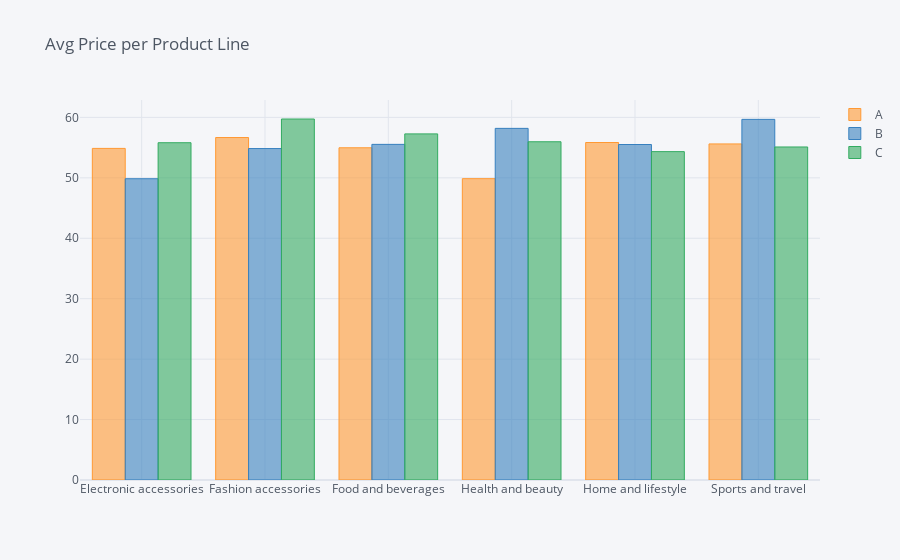

The cell this chart's notebook holds for it:
### Code cell
file.pivot_table(index="Product line",columns='Branch',values='Unit price', aggfunc='mean').iplot(kind='bar',title="Avg Price per Product Line")

### Figure 1 — Plotly figure (JSON) as saved in the notebook; plotly's stock layout.template omitted (floating-point values rounded to 4 significant figures)
{"data": [{"marker": {"color": "rgba(255, 153, 51, 0.6)", "line": {"color": "rgba(255, 153, 51, 1.0)", "width": 1}}, "name": "A", "orientation": "v", "text": "", "type": "bar", "x": ["Electronic accessories", "Fashion accessories", "Food and beverages", "Health and beauty", "Home and lifestyle", "Sports and travel"], "y": [54.87, 56.67, 54.97, 49.86, 55.85, 55.61]}, {"marker": {"color": "rgba(55, 128, 191, 0.6)", "line": {"color": "rgba(55, 128, 191, 1.0)", "width": 1}}, "name": "B", "orientation": "v", "text": "", "type": "bar", "x": ["Electronic accessories", "Fashion accessories", "Food and beverages", "Health and beauty", "Home and lifestyle", "Sports and travel"], "y": [49.85, 54.84, 55.54, 58.19, 55.51, 59.68]}, {"marker": {"color": "rgba(50, 171, 96, 0.6)", "line": {"color": "rgba(50, 171, 96, 1.0)", "width": 1}}, "name": "C", "orientation": "v", "text": "", "type": "bar", "x": ["Electronic accessories", "Fashion accessories", "Food and beverages", "Health and beauty", "Home and lifestyle", "Sports and travel"], "y": [55.81, 59.74, 57.27, 55.97, 54.33, 55.11]}], "layout": {"legend": {"bgcolor": "#F5F6F9", "font": {"color": "#4D5663"}}, "paper_bgcolor": "#F5F6F9", "plot_bgcolor": "#F5F6F9", "title": {"font": {"color": "#4D5663"}, "text": "Avg Price per Product Line"}, "xaxis": {"gridcolor": "#E1E5ED", "showgrid": true, "tickfont": {"color": "#4D5663"}, "title": {"font": {"color": "#4D5663"}, "text": ""}, "zerolinecolor": "#E1E5ED"}, "yaxis": {"gridcolor": "#E1E5ED", "showgrid": true, "tickfont": {"color": "#4D5663"}, "title": {"font": {"color": "#4D5663"}, "text": ""}, "zerolinecolor": "#E1E5ED"}}}
